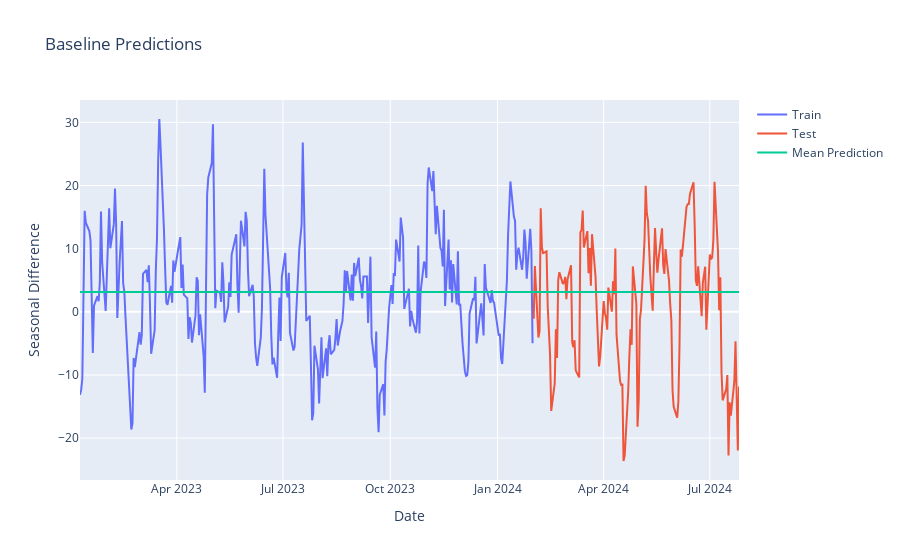

The notebook cell saved with this chart:
### Code cell
# Plot to visualise the training data, test data and baseline prediction
fig = go.Figure()
fig.add_trace(go.Scatter(x=train_df.index, y=train_df['seasonal_difference'], mode='lines', name="Train"))
fig.add_trace(go.Scatter(x=test_df.index, y=test_df['seasonal_difference'], mode='lines', name="Test"))
fig.add_trace(go.Scatter(x=predictions.index, y=predictions, mode='lines', name="Mean Prediction"))

fig.update_layout(
    yaxis_title="Seasonal Difference", 
    xaxis_title="Date",
    title="Baseline Predictions"
)
fig.show()

### Figure 1 — Plotly figure (JSON) as saved in the notebook; plotly's stock layout.template omitted (floating-point values rounded to 4 significant figures; data arrays with more than 128 entries replaced by an {"elided": "..."} marker saying what was removed)
{"data": [{"mode": "lines", "name": "Train", "type": "scatter", "x": {"elided": "389 str values"}, "y": {"elided": "389 float values"}}, {"mode": "lines", "name": "Test", "type": "scatter", "x": {"elided": "177 str values"}, "y": {"elided": "177 float values"}}, {"mode": "lines", "name": "Mean Prediction", "type": "scatter", "x": {"elided": "566 str values"}, "y": {"elided": "566 float values"}}], "layout": {"title": {"text": "Baseline Predictions"}, "xaxis": {"title": {"text": "Date"}}, "yaxis": {"title": {"text": "Seasonal Difference"}}}}
